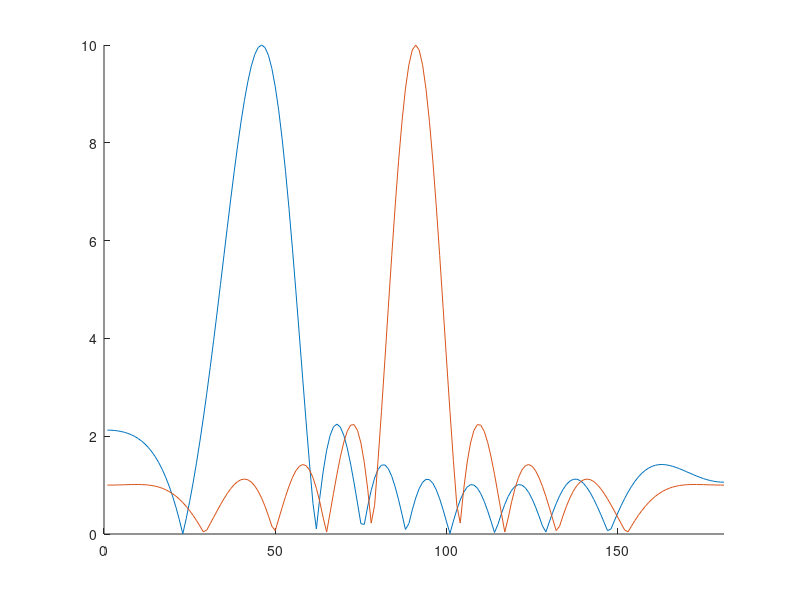

MATLAB code for this plot:
clear all;

% step = 1/32000;           
% time_axis = (0:step:0.1-step)'; 
% f = 1000;
% wave = sin(2*pi*f*time_axis);
% figure(1);
% plot(time_axis,wave);
% xlabel("Time");
% ylabel("Amplitude");
% title("Sin wave");
% grid on;
% xlim([0 0.01]);
% ylim([-2 2]);

L = 0.5;
N = 10;
%d = L/N;
d = 0.15;
c = 330;
f = 1000;

lambda = c/f;
factor = (2*pi*f)/c;

sigma_top = (N-1)/2;
sigma_bot = -sigma_top;
range = (sigma_bot:1:sigma_top);



% r = 1;
% d_0 = sqrt((r^2) + (0*d)^2);
% for n = sigma_bot:sigma_top
%     d_n = sqrt((r^2) + 2*r*n*d*cosd(phi) + (n*d)^2);
%     wave = (d_0./d_n) .* exp(j * factor * (d_n - d_0));
%     sum = sum + wave;
% end

theta = 90;
theta_dash = 90;

phi = (0:1:180);
phi_dash = 45;

alpha = cosd(phi);
alpha_dash = cosd(phi_dash);
%alpha_dash = 0;
sum = zeros(1,length(phi));

bracket = alpha-alpha_dash;

for n = sigma_bot:sigma_top
    wave = exp(j * ((2 * pi)/lambda) * n * d * (alpha - alpha_dash));
    sum = sum + wave;
end

sum_unsteered = zeros(1,length(phi));

for n = sigma_bot:sigma_top
    wave_unsteered = exp(j * ((2 * pi)/lambda) * n * d * (alpha));
    sum_unsteered = sum_unsteered + wave_unsteered;
end


figure(2)
hold on;
plot(abs(sum));
plot(abs(sum_unsteered));
xlim([0 181])